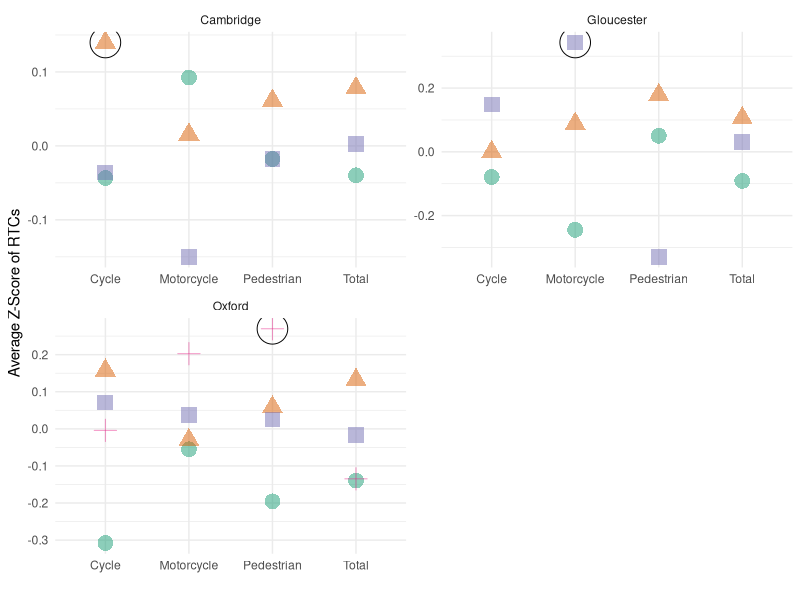
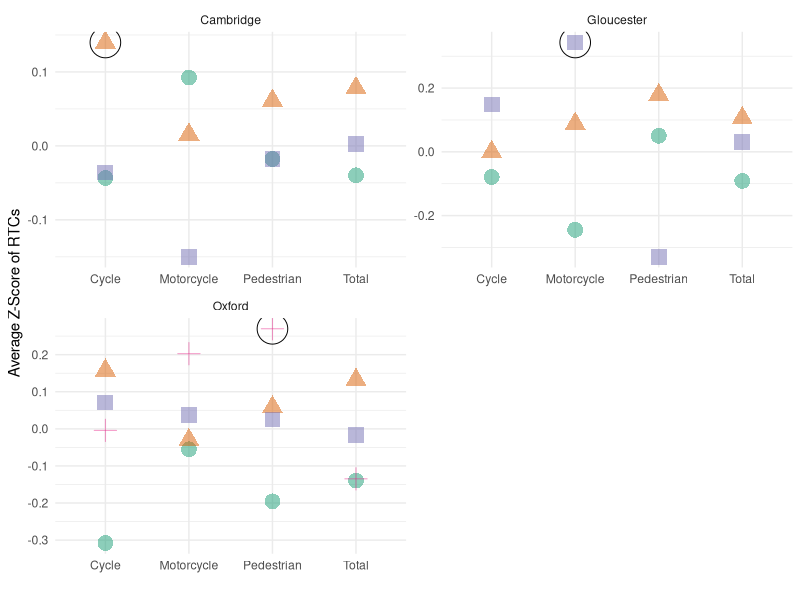

Write R code to recreate these figures, in order.
library(readxl)
library(ggplot2)
library(dplyr)
library(tidyr)

setwd("C:/Users/simon/Desktop/Turing/img demonstrator")

df<- read_excel('rtc_dot_chart.xlsx', sheet='data')

df <- df[df$Mode %in% c('Total', 'Cycle', 'Pedestrian', 'Motorcycle'),]

ggplot(df, aes(color=Cluster, shape=Cluster, y=Y, x=Mode)) +
  geom_point(size = 5, alpha=0.5) + 
  geom_point(data=df %>% filter(Circled == 1),
             pch=21,
             size=10,
             colour='black') +
  facet_wrap(~City, scales='free', ncol=2) +
  theme_minimal() + xlab('') + ylab('Average Z-Score of RTCs') +
  scale_color_brewer(guide=F, palette='Dark2') + scale_shape_discrete(guide=F) 

ggsave('dot chart.png')
  